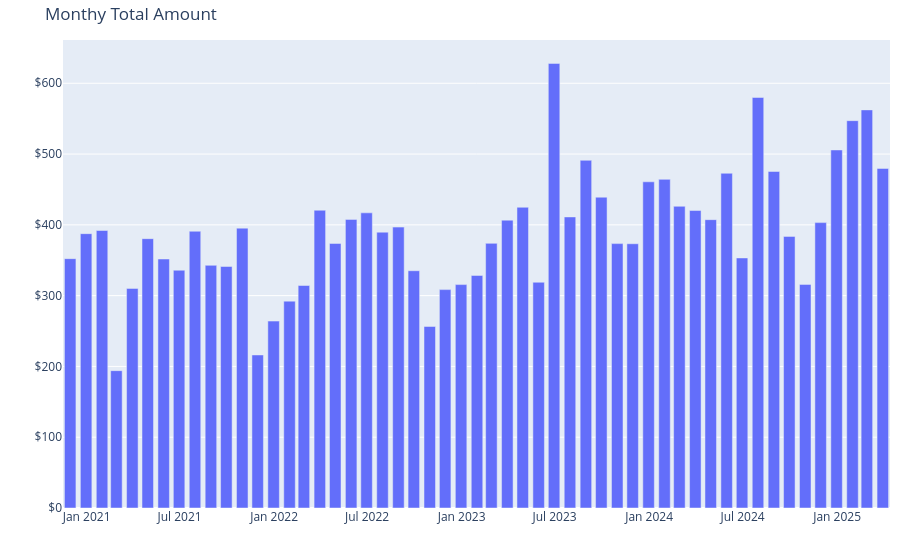

Notebook cell for this chart:
### Markdown cell above
<hr>

### Code cell
import warnings

# uppress specific FutureWarning
warnings.filterwarnings("ignore", category=FutureWarning)

# plot
fig = px.bar(
    monthly_amount,
    x="Date",
    y="Amount",
    title="Monthy Total Amount",
    labels={"Date": "Month and Year", "Amount": "Amount ($)"},
)

# format y-axis to show currency
fig.update_traces(hovertemplate="Month and Year: %{x}<br>Amount: $%{y:.2f}")

# format for mobile
fig.update_layout(
    xaxis=dict(title=""),
    yaxis=dict(
        title="",
        tickprefix="$",
    ),
    margin=dict(
        t=40,
        b=30,
        l=10,
        r=10,
    ),
    legend=dict(
        orientation="h",
        x=0.5,
        xanchor="center",
        y=-0.2,
    ),
)

fig.show()

### Figure 1 — Plotly figure (JSON) as saved in the notebook; plotly's stock layout.template omitted (floating-point values rounded to 4 significant figures)
{"data": [{"alignmentgroup": "True", "hovertemplate": "Month and Year: %{x}<br>Amount: $%{y:.2f}", "legendgroup": "", "marker": {"color": "#636efa", "pattern": {"shape": ""}}, "name": "", "offsetgroup": "", "orientation": "v", "showlegend": false, "textposition": "auto", "type": "bar", "x": ["2020-11-30T00:00:00", "2020-12-31T00:00:00", "2021-01-31T00:00:00", "2021-02-28T00:00:00", "2021-03-31T00:00:00", "2021-04-30T00:00:00", "2021-05-31T00:00:00", "2021-06-30T00:00:00", "2021-07-31T00:00:00", "2021-08-31T00:00:00", "2021-09-30T00:00:00", "2021-10-31T00:00:00", "2021-11-30T00:00:00", "2021-12-31T00:00:00", "2022-01-31T00:00:00", "2022-02-28T00:00:00", "2022-03-31T00:00:00", "2022-04-30T00:00:00", "2022-05-31T00:00:00", "2022-06-30T00:00:00", "2022-07-31T00:00:00", "2022-08-31T00:00:00", "2022-09-30T00:00:00", "2022-10-31T00:00:00", "2022-11-30T00:00:00", "2022-12-31T00:00:00", "2023-01-31T00:00:00", "2023-02-28T00:00:00", "2023-03-31T00:00:00", "2023-04-30T00:00:00", "2023-05-31T00:00:00", "2023-06-30T00:00:00", "2023-07-31T00:00:00", "2023-08-31T00:00:00", "2023-09-30T00:00:00", "2023-10-31T00:00:00", "2023-11-30T00:00:00", "2023-12-31T00:00:00", "2024-01-31T00:00:00", "2024-02-29T00:00:00", "2024-03-31T00:00:00", "2024-04-30T00:00:00", "2024-05-31T00:00:00", "2024-06-30T00:00:00", "2024-07-31T00:00:00", "2024-08-31T00:00:00", "2024-09-30T00:00:00", "2024-10-31T00:00:00", "2024-11-30T00:00:00", "2024-12-31T00:00:00", "2025-01-31T00:00:00", "2025-02-28T00:00:00", "2025-03-31T00:00:00"], "xaxis": "x", "y": [352.3, 387.5, 392, 194, 310.2, 380.5, 351.7, 335.9, 390.9, 342.8, 341.2, 395.4, 216.2, 264.0, 292.2, 314.3, 420.7, 373.7, 407.7, 417.0, 389.7, 396.8, 335.2, 256.5, 308.5, 315.6, 328.5, 373.9, 406.6, 424.8, 318.9, 628.1, 411.2, 491.2, 439.1, 373.5, 373.3, 460.8, 464.3, 426.2, 420.2, 407.3, 472.9, 353.2, 579.9, 475.4, 383.7, 315.9, 403.1, 505.8, 547.2, 562.4, 479.7], "yaxis": "y"}], "layout": {"barmode": "relative", "legend": {"orientation": "h", "tracegroupgap": 0, "x": 0.5, "xanchor": "center", "y": -0.2}, "margin": {"b": 30, "l": 10, "r": 10, "t": 40}, "title": {"text": "Monthy Total Amount"}, "xaxis": {"anchor": "y", "domain": [0, 1], "title": {"text": ""}}, "yaxis": {"anchor": "x", "domain": [0, 1], "tickprefix": "$", "title": {"text": ""}}}}
